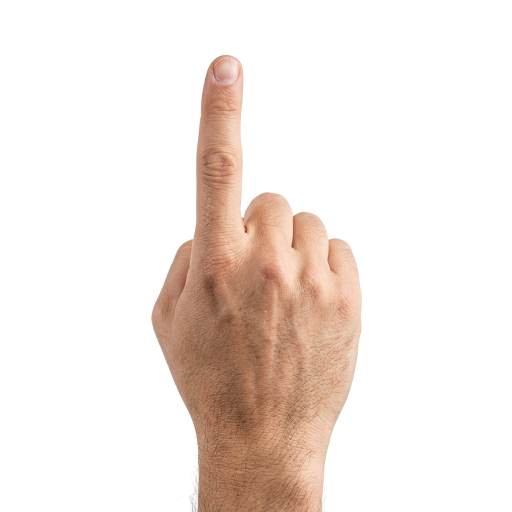
#> input picture assets/signs/num-1.png, 1024 x 1024 px, found by its file name (shown at 1/2 size); its folder holds 8 pictures in this run
$ python generate_final_vocab_signs.py
#> lines starting #> are read from the running program, lines starting #| are printed output that depends on the picture; pictures that were not available may be replaced by others from this repository, and a replacement may not be noted
"""Generate 30 new ESL vocabulary illustrations in assets/signs/ matching existing cards.
"""
from pathlib import Path
import math
from PIL import Image, ImageDraw

CANVAS_SIZE = 800
OUTPUT_SIZE = 400
SIGNS_DIR = Path("assets/signs")

CYAN = (0, 188, 212, 255)
GOLD = (245, 158, 11, 255)
WHITE = (255, 255, 255, 255)

def create_canvas() -> Image.Image:
    return Image.new("RGBA", (CANVAS_SIZE, CANVAS_SIZE), (0, 0, 0, 0))

def load_base(filename: str) -> Image.Image:
#> called with filename = 'num-1.png'
    path = SIGNS_DIR / filename
    return Image.open(path).convert("RGBA")
#> returned value is the input picture: PIL image 1024x1024 RGBA; mean R, G, B, A 238.3, 228.5, 222.5, 55.3
#> call 2 of load_base, with filename = 'num-2.png'
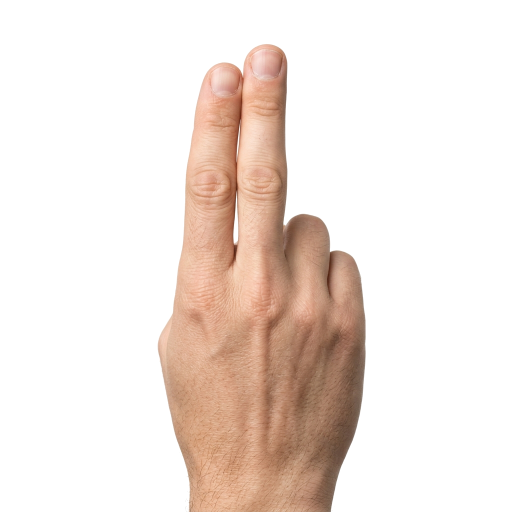
#> input picture assets/signs/num-2.png, 1024 x 1024 px, found by its file name (shown at 1/2 size)
#> in load_base, returned value is the input picture: PIL image 1024x1024 RGBA; mean R, G, B, A 240.1, 228.3, 221.6, 65.6
#> call 3 of load_base, with filename = 'num-3.png'
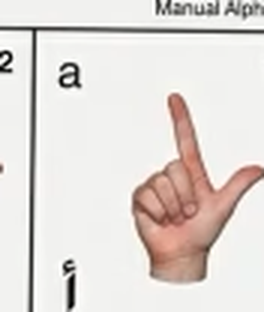
#> input picture assets/signs/letter-alif.png, 264 x 312 px, given in place of num-3.png, which was not available
#> in load_base, returned value is the input picture: PIL image 264x312 RGBA; mean R, G, B, A 225.5, 218.9, 214.9, 255
#> call 4 of load_base, with filename = 'num-4.png'
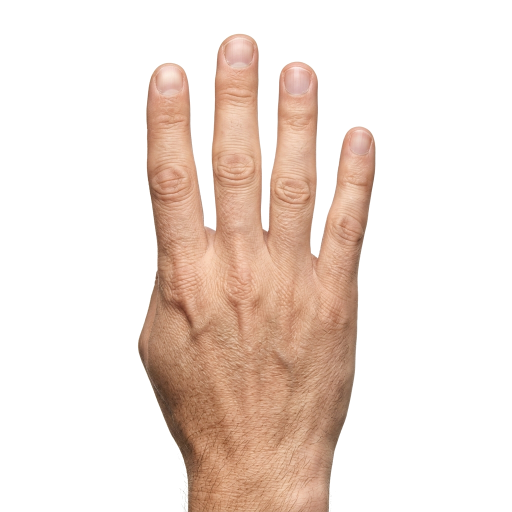
#> input picture assets/signs/num-4.png, 1024 x 1024 px, found by its file name (shown at 1/2 size)
#> in load_base, returned value is the input picture: PIL image 1024x1024 RGBA; mean R, G, B, A 238.7, 224.1, 215.7, 77.9
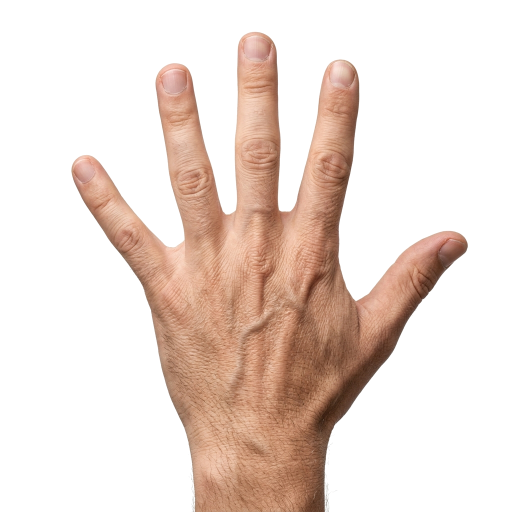
#> input picture assets/signs/num-5.png, 1024 x 1024 px, found by its file name (shown at 1/2 size)
#> in load_base, returned value is the input picture: PIL image 1024x1024 RGBA; mean R, G, B, A 234.7, 219.1, 210.9, 81.4
#> in generate_all, `c = create_canvas()`: c: PIL image 800x800 RGBA; every value is 0

def scale_hand(im: Image.Image, height: int) -> Image.Image:
#> called with height = 400
    w, h = im.size
#> w = 1314; h = 1314
    new_w = max(1, int(w * (height / h)))
#> new_w = 400
    return im.resize((new_w, height), Image.Resampling.LANCZOS)
#> returned value: PIL image 400x400 RGBA

def rotate_hand(im: Image.Image, angle: float) -> Image.Image:
    return im.rotate(angle, resample=Image.Resampling.BICUBIC, expand=True)

def mirror_hand(im: Image.Image) -> Image.Image:
    return im.transpose(Image.FLIP_LEFT_RIGHT)

def paste_hand(canvas: Image.Image, hand: Image.Image, cx: int, cy: int) -> None:
#> called with cx = 280, cy = 420
    hw, hh = hand.size
#> hw = 400; hh = 400
    x = int(cx - hw / 2)
#> x = 80
    y = int(cy - hh / 2)
#> y = 220
    canvas.alpha_composite(hand, (x, y))

def draw_arrow(draw: ImageDraw.ImageDraw, start: tuple[float, float], end: tuple[float, float],
               width: int = 14, head_len: int = 40, head_w: int = 34, color: tuple = CYAN) -> None:
    x1, y1 = start
    x2, y2 = end
    dx = x2 - x1
    dy = y2 - y1
    dist = math.hypot(dx, dy)
    if dist < 1:
        return
    ux = dx / dist
    uy = dy / dist
    bx = x2 - ux * head_len
    by = y2 - uy * head_len
    draw.line([(x1, y1), (bx, by)], fill=color, width=width)
    nx = -uy
    ny = ux
    cx = bx - ux * (head_len * 0.15)
    cy = by - uy * (head_len * 0.15)
    p1 = (x2, y2)
    p2 = (bx + nx * head_w, by + ny * head_w)
    p3 = (cx, cy)
    p4 = (bx - nx * head_w, by - ny * head_w)
    draw.polygon([p1, p2, p3, p4], fill=color)

def draw_arc_arrow(draw: ImageDraw.ImageDraw, cx: int, cy: int, r: int,
                   start_deg: float, end_deg: float, width: int = 14, color: tuple = CYAN) -> None:
    pts = []
    steps = 30
    rad_start = math.radians(start_deg)
    rad_end = math.radians(end_deg)
    for i in range(steps + 1):
        ang = rad_start + (rad_end - rad_start) * (i / steps)
        pts.append((cx + r * math.cos(ang), cy + r * math.sin(ang)))
    draw.line(pts, fill=color, width=width)
    if len(pts) >= 2:
        draw_arrow(draw, pts[-2], pts[-1], width=width, head_len=36, head_w=30, color=color)

def save_sign(canvas: Image.Image, filename: str) -> None:
#> called with filename = 'sign-feen.png'
    final = canvas.resize((OUTPUT_SIZE, OUTPUT_SIZE), Image.Resampling.LANCZOS)
    out_path = SIGNS_DIR / filename
    final.save(out_path, "PNG", optimize=True)
    print(f"Generated {filename}")

def generate_all():
    h1 = load_base("num-1.png")
    h2 = load_base("num-2.png")
    h3 = load_base("num-3.png")
    h4 = load_base("num-4.png")
    h5 = load_base("num-5.png")

    # --- Questions & Answers ---
    # 1. feen (أين / فين؟) - Two open palms rocking
    c = create_canvas()
    d = ImageDraw.Draw(c)
    hl = scale_hand(rotate_hand(h5, 20), 400)
    hr = mirror_hand(hl)
    paste_hand(c, hl, 280, 420)
    paste_hand(c, hr, 520, 420)
    draw_arrow(d, (240, 300), (320, 300), width=14, color=CYAN)
    draw_arrow(d, (560, 300), (480, 300), width=14, color=CYAN)
    save_sign(c, "sign-feen.png")

    # 2. emta (متى / إمتى؟) - Index circular query at wrist
    c = create_canvas()
    d = ImageDraw.Draw(c)
    paste_hand(c, scale_hand(rotate_hand(h1, -15), 460), 400, 430)
    draw_arc_arrow(d, 400, 260, 90, 0, 300, width=15, color=GOLD)
    save_sign(c, "sign-emta.png")

    # 3. leh (لماذا / ليه؟) - Open hand outward inquiry
    c = create_canvas()
    d = ImageDraw.Draw(c)
    paste_hand(c, scale_hand(rotate_hand(h5, -10), 480), 400, 430)
    draw_arrow(d, (400, 460), (400, 220), width=16, color=CYAN)
    draw_arrow(d, (300, 360), (180, 260), width=14, color=CYAN)
    draw_arrow(d, (500, 360), (620, 260), width=14, color=CYAN)
    save_sign(c, "sign-leh.png")

    # 4. meen (من / مين؟) - Index finger inquiring circle
    c = create_canvas()
    d = ImageDraw.Draw(c)
    paste_hand(c, scale_hand(rotate_hand(h1, 10), 480), 400, 420)
    draw_arc_arrow(d, 420, 240, 70, 45, 330, width=14, color=CYAN)
    save_sign(c, "sign-meen.png")

    # 5. kam (كم / كام؟) - Fingers flicking upward
    c = create_canvas()
    d = ImageDraw.Draw(c)
    paste_hand(c, scale_hand(h4, 460), 400, 430)
    draw_arrow(d, (300, 400), (300, 200), width=14, color=GOLD)
    draw_arrow(d, (400, 380), (400, 180), width=15, color=GOLD)
    draw_arrow(d, (500, 400), (500, 200), width=14, color=GOLD)
    save_sign(c, "sign-kam.png")

    # 6. aiwa (أيوة / نعم) - Nodding fist
    c = create_canvas()
    d = ImageDraw.Draw(c)
    paste_hand(c, scale_hand(rotate_hand(h1, -35), 450), 400, 420)
    draw_arrow(d, (400, 200), (400, 380), width=16, head_len=45, color=GOLD)
    draw_arrow(d, (440, 380), (440, 220), width=14, head_len=40, color=CYAN)
    save_sign(c, "sign-aiwa.png")

    # 7. laa (لا / رفض) - Index finger wagging left-right
    c = create_canvas()
    d = ImageDraw.Draw(c)
    paste_hand(c, scale_hand(h1, 480), 400, 430)
    draw_arrow(d, (240, 240), (560, 240), width=16, head_len=45, color=GOLD)
    draw_arrow(d, (560, 280), (240, 280), width=16, head_len=45, color=CYAN)
    save_sign(c, "sign-laa.png")

    # --- Food & Kitchen ---
    # 8. qahwa (قهوة) - Coffee sipping or cup holding
    c = create_canvas()
    d = ImageDraw.Draw(c)
    paste_hand(c, scale_hand(rotate_hand(h2, 45), 440), 370, 410)
#> in scale_hand (call 8), `w, h = im.size`: w = 1450
#> in scale_hand (call 8), `new_w = max(1, int(w * (height / h)))`: new_w = 440
#> in scale_hand (call 8), `return im.resize((new_w, height), Image.Resampling.LANCZOS)`:
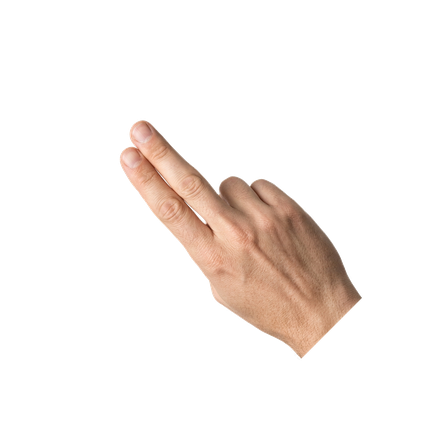
#> returned value: PIL image 440x440 RGBA; mean R, G, B, A 26.7, 20.7, 17.3, 32.7; transparent parts drawn white
    draw_arc_arrow(d, 400, 380, 120, 180, 340, width=15, color=GOLD)
    save_sign(c, "sign-qahwa.png")

    # 9. laban (لبن / حليب) - Squeezing milking motion
    c = create_canvas()
    d = ImageDraw.Draw(c)
    paste_hand(c, scale_hand(rotate_hand(h5, -15), 440), 400, 370)
#> in rotate_hand (call 7), `return im.rotate(angle, resample=Image.Resampling.BICUBIC, expand=True)`:
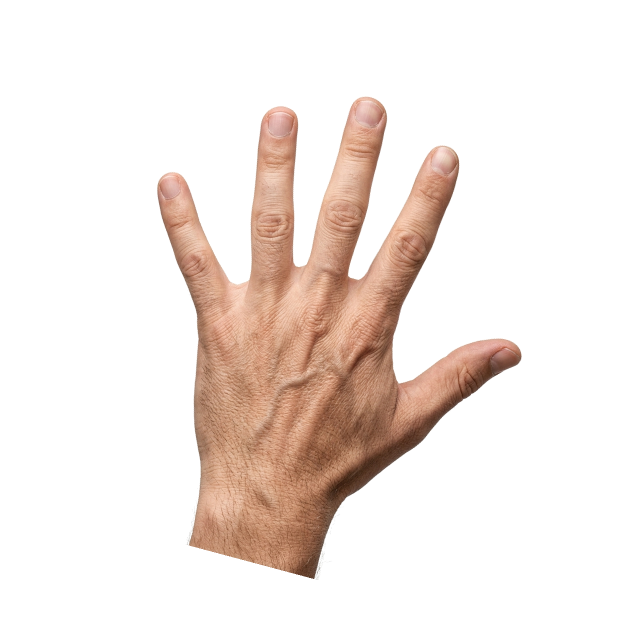
#> returned value: PIL image 1256x1256 RGBA (shown at 1/2 size); mean R, G, B, A 41.1, 30.7, 25.3, 54.1; transparent parts drawn white
#> in scale_hand (call 9), `w, h = im.size`: w = 1256
#> in scale_hand (call 9), `return im.resize((new_w, height), Image.Resampling.LANCZOS)`:
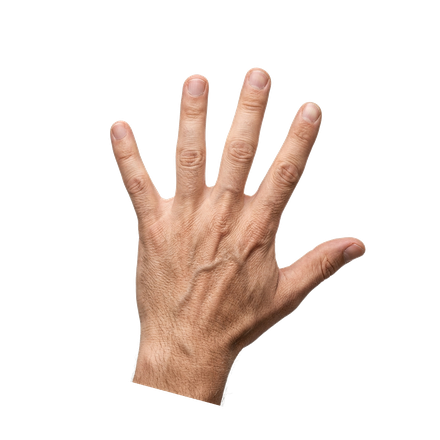
#> returned value: PIL image 440x440 RGBA; mean R, G, B, A 43.8, 33.2, 27.7, 54.1; transparent parts drawn white
    draw_arrow(d, (400, 320), (400, 560), width=16, head_len=48, color=CYAN)
    save_sign(c, "sign-laban.png")

    # 10. sukkar (سكر) - Fingers brushing chin
    c = create_canvas()
    d = ImageDraw.Draw(c)
    paste_hand(c, scale_hand(rotate_hand(h2, -25), 460), 400, 410)
    draw_arrow(d, (450, 220), (370, 360), width=15, color=GOLD)
    draw_arrow(d, (370, 360), (450, 220), width=13, color=CYAN)
    save_sign(c, "sign-sukkar.png")

    # 11. mattebakh (مطبخ) - Pan and stirring
    c = create_canvas()
    d = ImageDraw.Draw(c)
    h_pan = scale_hand(rotate_hand(h5, 90), 380)
    h_stir = scale_hand(rotate_hand(h1, -30), 400)
    paste_hand(c, h_pan, 320, 490)
    paste_hand(c, h_stir, 480, 340)
    draw_arc_arrow(d, 480, 340, 80, 0, 320, width=14, color=GOLD)
    save_sign(c, "sign-mattebakh.png")

    # 12. malh (ملح) - Sprinkling pinch
    c = create_canvas()
    d = ImageDraw.Draw(c)
    paste_hand(c, scale_hand(rotate_hand(h3, -40), 440), 400, 380)
    draw_arrow(d, (400, 340), (400, 560), width=15, color=CYAN)
    d.ellipse((360, 580, 375, 595), fill=GOLD)
    d.ellipse((400, 610, 415, 625), fill=GOLD)
    d.ellipse((440, 580, 455, 595), fill=GOLD)
    save_sign(c, "sign-malh.png")

    # --- Family ---
    # 13. gadda (جدة) - Gentle chin stroke forward
    c = create_canvas()
    d = ImageDraw.Draw(c)
    paste_hand(c, scale_hand(rotate_hand(h5, 20), 460), 400, 420)
    draw_arc_arrow(d, 400, 340, 110, 200, 340, width=15, color=GOLD)
    save_sign(c, "sign-gadda.png")

    # 14. walad (ولد / ابن) - Cap brim forward
    c = create_canvas()
    d = ImageDraw.Draw(c)
    paste_hand(c, scale_hand(rotate_hand(h5, 75), 450), 380, 380)
    draw_arrow(d, (300, 240), (520, 240), width=16, color=CYAN)
    save_sign(c, "sign-walad.png")

    # 15. bent (بنت / ابنة) - Cheek earring slide
    c = create_canvas()
    d = ImageDraw.Draw(c)
    paste_hand(c, scale_hand(rotate_hand(h1, 40), 460), 400, 400)
    draw_arrow(d, (460, 220), (360, 380), width=16, head_len=45, color=GOLD)
    save_sign(c, "sign-bent.png")

    # 16. tifl (طفل / رضيع) - Cradling baby
    c = create_canvas()
    d = ImageDraw.Draw(c)
    hl = scale_hand(rotate_hand(h5, 45), 380)
    hr = mirror_hand(hl)
    paste_hand(c, hl, 300, 420)
    paste_hand(c, hr, 500, 420)
    draw_arc_arrow(d, 400, 420, 130, 200, 340, width=15, color=CYAN)
    save_sign(c, "sign-tifl.png")

    # 17. aela (عائلة / أسرة) - Family circle connection
    c = create_canvas()
    d = ImageDraw.Draw(c)
    hl = scale_hand(rotate_hand(h5, -20), 400)
    hr = mirror_hand(hl)
    paste_hand(c, hl, 300, 420)
    paste_hand(c, hr, 500, 420)
    draw_arc_arrow(d, 400, 420, 160, 20, 160, width=15, color=GOLD)
    draw_arc_arrow(d, 400, 420, 160, 200, 340, width=15, color=CYAN)
    save_sign(c, "sign-aela.png")

    # --- Home ---
    # 18. kursi (كرسي) - Two bent fingers sitting on two bent fingers
    c = create_canvas()
    d = ImageDraw.Draw(c)
    h_base = scale_hand(rotate_hand(h2, 90), 380)
    h_top = scale_hand(rotate_hand(h2, -45), 380)
    paste_hand(c, h_base, 330, 490)
    paste_hand(c, h_top, 470, 340)
    draw_arrow(d, (480, 220), (410, 390), width=16, head_len=45, color=CYAN)
    save_sign(c, "sign-kursi.png")

    # 19. hammam (حمام) - Knocking gesture
    c = create_canvas()
    d = ImageDraw.Draw(c)
    paste_hand(c, scale_hand(rotate_hand(h1, -30), 460), 400, 420)
    draw_arrow(d, (330, 300), (430, 300), width=15, color=GOLD)
    draw_arrow(d, (430, 330), (330, 330), width=15, color=CYAN)
    save_sign(c, "sign-hammam.png")

    # 20. shobbak (شباك / نافذة) - Sliding window up/down
    c = create_canvas()
    d = ImageDraw.Draw(c)
    hl = scale_hand(rotate_hand(h5, 90), 360)
    hr = scale_hand(rotate_hand(h5, 90), 360)
    paste_hand(c, hl, 380, 310)
    paste_hand(c, hr, 420, 510)
    draw_arrow(d, (260, 390), (260, 230), width=16, color=CYAN)
    draw_arrow(d, (540, 430), (540, 590), width=16, color=GOLD)
    save_sign(c, "sign-shobbak.png")

    # --- School ---
    # 21. moallem (معلم / مدرس) - Temple forward teaching gesture
    c = create_canvas()
    d = ImageDraw.Draw(c)
    hl = scale_hand(rotate_hand(h5, -25), 400)
    hr = mirror_hand(hl)
    paste_hand(c, hl, 300, 430)
    paste_hand(c, hr, 500, 430)
    draw_arrow(d, (300, 440), (300, 220), width=15, color=GOLD)
    draw_arrow(d, (500, 440), (500, 220), width=15, color=GOLD)
    save_sign(c, "sign-moallem.png")

    # 22. waagib (واجب مدرسي) - Write on palm + commitment
    c = create_canvas()
    d = ImageDraw.Draw(c)
    h_palm = scale_hand(rotate_hand(h5, 90), 390)
    h_pen = scale_hand(rotate_hand(h1, -40), 400)
    paste_hand(c, h_palm, 330, 470)
    paste_hand(c, h_pen, 470, 340)
    draw_arrow(d, (520, 240), (390, 380), width=16, head_len=45, color=CYAN)
    save_sign(c, "sign-waagib.png")

    # 23. fasl (فصل دراسي / قاعة) - Room perimeter square
    c = create_canvas()
    d = ImageDraw.Draw(c)
    hl = scale_hand(rotate_hand(h5, -15), 400)
    hr = mirror_hand(hl)
    paste_hand(c, hl, 300, 420)
    paste_hand(c, hr, 500, 420)
    draw_arrow(d, (300, 240), (500, 240), width=15, color=CYAN)
    draw_arrow(d, (500, 580), (300, 580), width=15, color=GOLD)
    save_sign(c, "sign-fasl.png")

    # --- Animals ---
    # 24. samaka (سمكة) - Undulating swimming hand
    c = create_canvas()
    d = ImageDraw.Draw(c)
    paste_hand(c, scale_hand(rotate_hand(h5, 90), 460), 400, 400)
    draw_arc_arrow(d, 350, 470, 90, 180, 320, width=15, color=CYAN)
    draw_arc_arrow(d, 450, 330, 90, 0, 140, width=15, color=GOLD)
    save_sign(c, "sign-samaka.png")

    # 25. hosaan (حصان) - Two fingers twitching at temple
    c = create_canvas()
    d = ImageDraw.Draw(c)
    paste_hand(c, scale_hand(rotate_hand(h2, 25), 480), 400, 420)
    draw_arc_arrow(d, 400, 230, 80, 210, 330, width=16, color=GOLD)
    save_sign(c, "sign-hosaan.png")

    # 26. asad (أسد) - Mane stroke around head
    c = create_canvas()
    d = ImageDraw.Draw(c)
    paste_hand(c, scale_hand(rotate_hand(h5, -30), 470), 400, 410)
    draw_arc_arrow(d, 400, 400, 160, 160, 340, width=16, color=GOLD)
    save_sign(c, "sign-asad.png")

    # --- Time ---
    # 27. osboua (أسبوع) - Sliding index across flat palm
    c = create_canvas()
    d = ImageDraw.Draw(c)
    h_palm = scale_hand(rotate_hand(h5, 90), 380)
    h_idx = scale_hand(rotate_hand(h1, -15), 400)
    paste_hand(c, h_palm, 320, 470)
    paste_hand(c, h_idx, 480, 350)
    draw_arrow(d, (240, 450), (560, 450), width=16, head_len=45, color=GOLD)
    save_sign(c, "sign-osboua.png")

    # 28. shahr (شهر) - Index sliding down index
    c = create_canvas()
    d = ImageDraw.Draw(c)
    h_vert = scale_hand(h1, 440)
    h_slide = scale_hand(rotate_hand(h1, -55), 400)
    paste_hand(c, h_vert, 340, 440)
    paste_hand(c, h_slide, 470, 340)
    draw_arrow(d, (460, 220), (360, 480), width=16, head_len=46, color=CYAN)
    save_sign(c, "sign-shahr.png")

    # 29. sana (سنة) - Orbiting fists
    c = create_canvas()
    d = ImageDraw.Draw(c)
    hl = scale_hand(rotate_hand(h1, -30), 390)
    hr = scale_hand(rotate_hand(h1, 30), 390)
    paste_hand(c, hl, 320, 460)
    paste_hand(c, hr, 480, 360)
    draw_arc_arrow(d, 400, 410, 140, 30, 200, width=15, color=GOLD)
    draw_arc_arrow(d, 400, 410, 140, 210, 380, width=15, color=CYAN)
    save_sign(c, "sign-sana.png")

    # --- Greetings ---
    # 30. sabah-el-kheir (صباح الخير) - Sun rising from forearm
    c = create_canvas()
    d = ImageDraw.Draw(c)
    h_arm = scale_hand(rotate_hand(h5, 90), 380)
    h_sun = scale_hand(h5, 420)
    paste_hand(c, h_arm, 330, 520)
    paste_hand(c, h_sun, 460, 330)
    draw_arrow(d, (450, 460), (450, 180), width=16, head_len=48, color=GOLD)
    save_sign(c, "sign-sabah-el-kheir.png")

    print("All 30 signs successfully generated!")

if __name__ == "__main__":
    generate_all()
